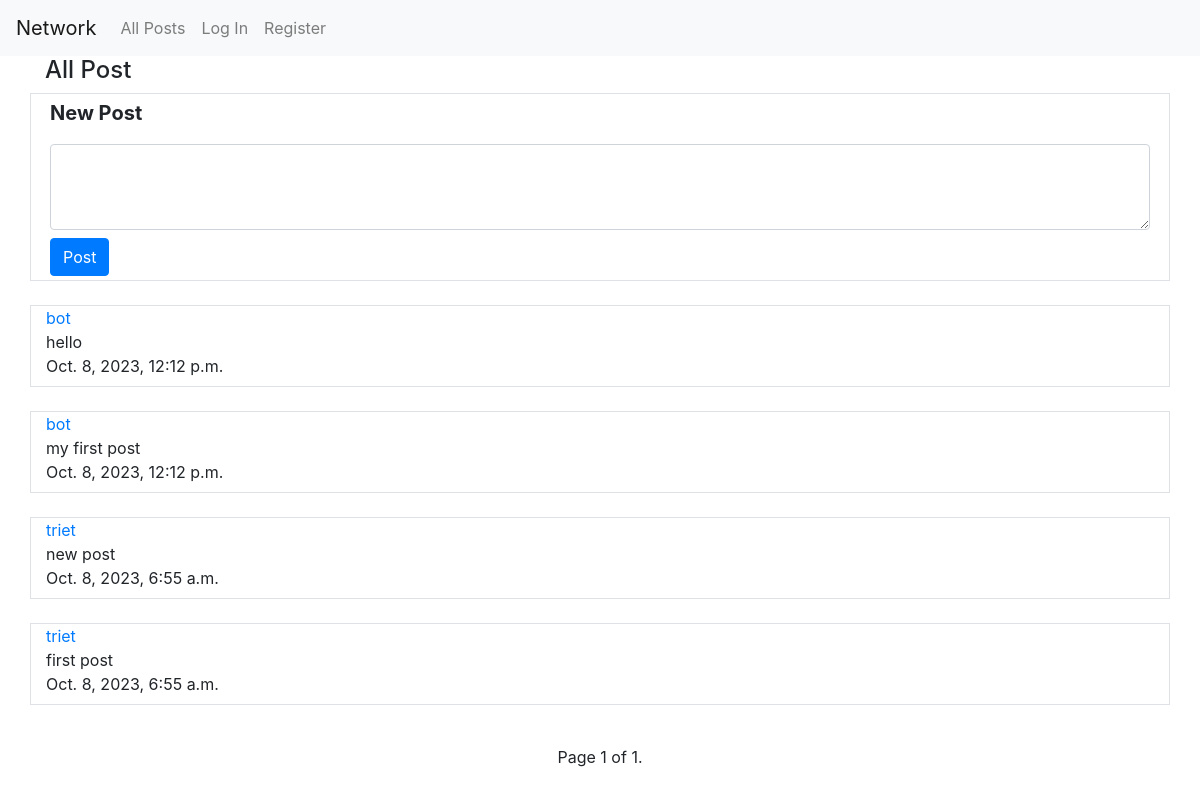
Before: / with the older database file.
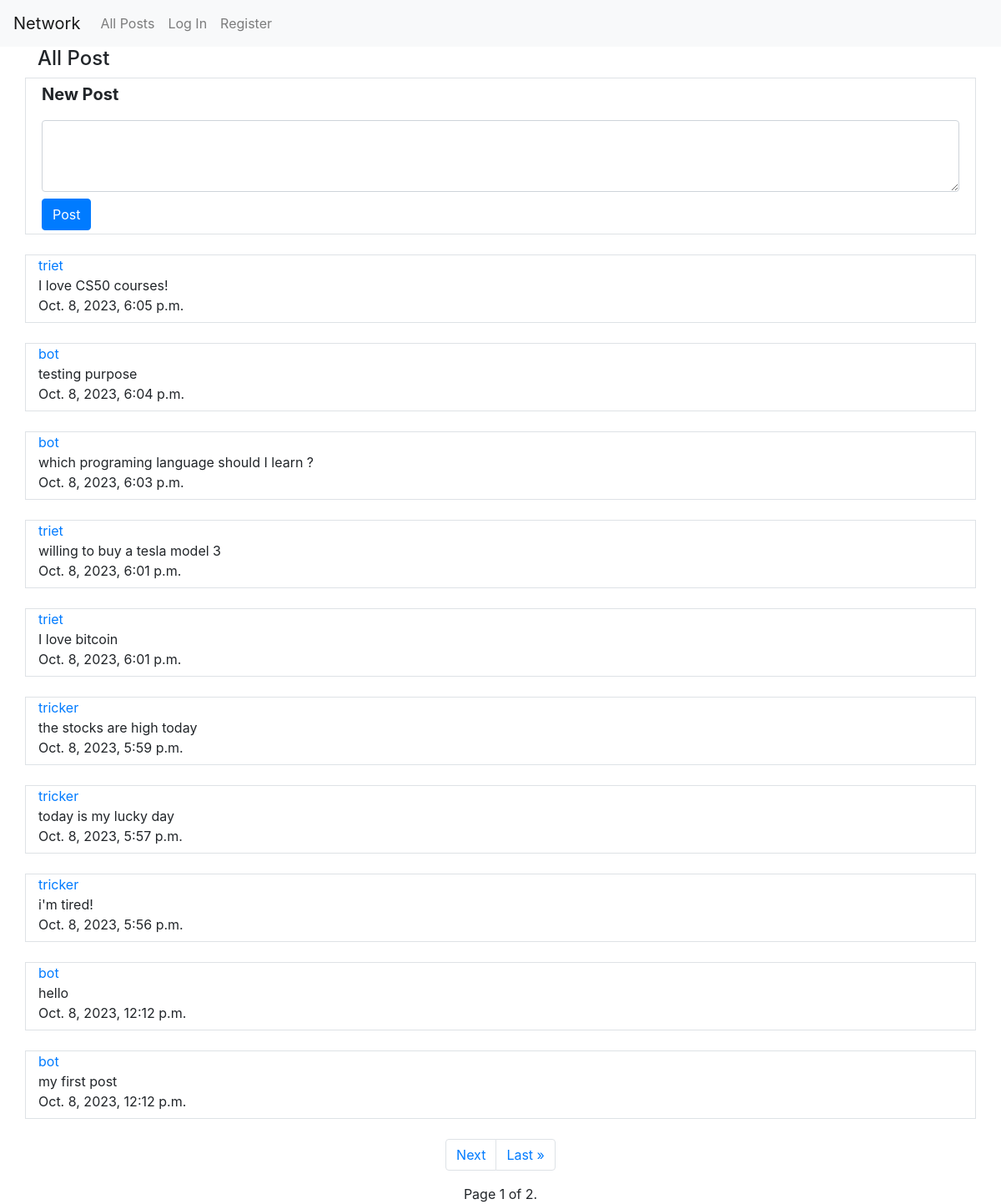
After: the same page with the newer database file.
### network/models.py (models this page shows, shortened)
class Post(models.Model):
    username = models.ForeignKey(User, on_delete=models.CASCADE, related_name="username_post")
    content = models.CharField(max_length=500)
    date = models.DateTimeField(auto_now_add=True)
    like = models.IntegerField(default=0)

class User(AbstractUser):
    pass

### network/views.py (the view)
# urls.py: path("", views.index, name="index"),
def index(request):
    posts = Post.objects.all().order_by("-date")
    paginator = Paginator(posts, 10)
    page_number = request.GET.get("page")
    page_obj = paginator.get_page(page_number)
    if request.user.is_authenticated:
        liked_posts = Like.objects.filter(username=request.user).values_list("post", flat=True)
    else:
        liked_posts = []
    return render(request, "network/index.html", {
        "posts": posts,
        "page_obj": page_obj,
        "liked_posts": liked_posts,
    })

### network/templates/network/index.html (shortened to what this page needs)
{% extends "network/layout.html" %}
{% load static %}
{% block body %}
    <div class="container">
        {% if following %}
            <h4>Following</h4>
        {% else %}
            <h4>All Post</h4>
        {% endif %}
    </div>
    <div class="container border">
        <form action="{% url 'new_post' %}" method="post">
            <div class="row p-1">
                <div class="col">
                    <label class="font-weight-bold lead" for="post">New Post</label>
                </div>
            </div>
            <div class="row p-1">
                <div class="col">
                    <textarea class="form-control" name="post" rows="3"></textarea>
                </div>
            </div>
            <div class="row p-1">
                <div class="col">
                    <button class="btn btn-primary" type="submit">Post</button>
                </div>
            </div>
        </form>
    </div><br>
    {% for post in page_obj %}
        <div class="container border">
                <div class="row">
                    <div class="col">
                        <a href="{% url 'profile' post.username.id %}">{{ post.username }}</a>
                    </div>
                </div>
                <div class="row">
                    <div class="col" id="content_{{ post.id }}">
                        {{ post.content }}
                    </div>
                </div>
                <div class="row">
                    <div class="col">
                        {{ post.date }}
                    </div>
                </div>
                <div class="row justify-content-between">
                </div>
        </div><br>
    {% endfor %}
    <div class="static-bottom">
        <ul class="pagination justify-content-center">
            {% if page_obj.has_next %}
                <li class="page-item"><a class="page-link" href="?page={{ page_obj.next_page_number }}">Next</a></li>
                <li class="page-item"><a class="page-link" href="?page={{ page_obj.paginator.num_pages }}">Last &raquo;</a></li>
            {% endif %}
        </ul>
        <div class="text-center">
            Page {{ page_obj.number }} of {{ page_obj.paginator.num_pages }}.
        </div>
    </div>
{% endblock %}

Changed rows visible on the page:
no longer on this page (row unchanged): Post: username "triet", content "new post", date "Oct. 8, 2023, 6:55 a.m."
no longer on this page (row unchanged): Post: username "triet", content "first post", date "Oct. 8, 2023, 6:55 a.m."
added Post: username "triet", content "I love CS50 courses!", date "Oct. 8, 2023, 6:05 p.m."
added Post: username "bot", content "testing purpose", date "Oct. 8, 2023, 6:04 p.m."
added Post: username "bot", content "which programing language should I learn ?", date "Oct. 8, 2023, 6:03 p.m."
added Post: username "triet", content "willing to buy a tesla model 3", date "Oct. 8, 2023, 6:01 p.m."
added Post: username "triet", content "I love bitcoin", date "Oct. 8, 2023, 6:01 p.m."
added Post: username "tricker", content "the stocks are high today", date "Oct. 8, 2023, 5:59 p.m."
added Post: username "tricker", content "today is my lucky day", date "Oct. 8, 2023, 5:57 p.m."
added Post: username "tricker", content "i'm tired!", date "Oct. 8, 2023, 5:56 p.m."
Other visible differences:
{{ page_obj.paginator.num_pages }}: "1" → "2"
text now shown: "Next Last »"
